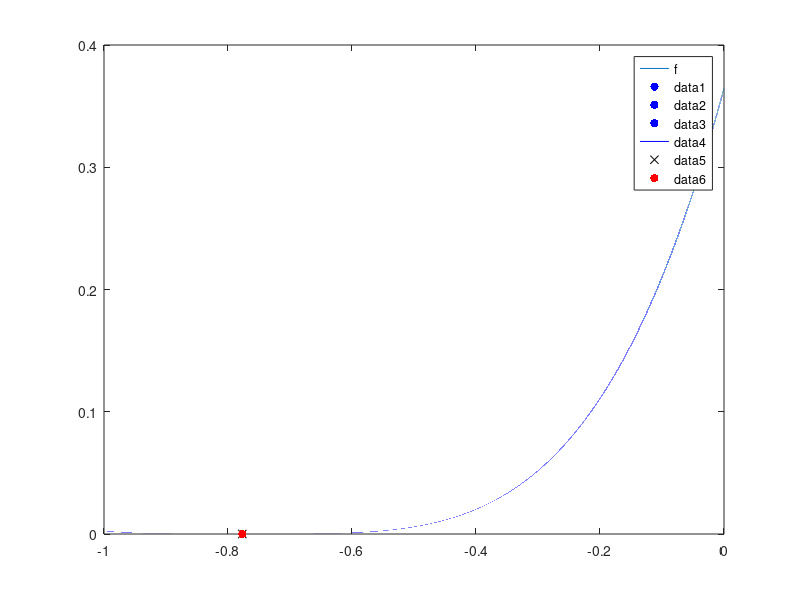

The MATLAB script that drew this image:
function lab_03()
    clc();
    warning("off");
    a = -1;
    b = 0;
    eps = 1e-6;

    debugFlag = true;
    delay = 0;

    fplot(@f, [a, b]);
    hold on;

    fprintf('Выбор изначальных точек x1, x2, x3 с помощью метода золотого сечения:\n\n');

    tau = (sqrt(5) - 1) / 2;
    l = b - a;

    x1 = b - tau * l;
    x2 = a + tau * l;
    f1 = f(x1);
    f2 = f(x2);
    N = 1;
    while true
        if debugFlag
            fprintf('N = %2d:   a = %.10f;   b = %.10f;\n', N, a, b);
            line([a b], [f(a) f(b)]);
            pause(delay);
        end

        if l > 2 * eps
            if f1 <= f2
                b = x2;
                fb = f2;
                l = b - a;

                x2 = x1;
                f2 = f1;

                x1 = b - tau * l;
                f1 = f(x1);

                if f1 >= f2
                    x3 = b;
                    f3 = fb;
                    break;
                end
            else
                a = x1;
                fa = f1;
                l = b - a;

                x1 = x2;
                f1 = f2;

                x2 = a + tau * l;
                f2 = f(x2);

                if f1 <= f2
                    x3 = x2;
                    f3 = f2;

                    x2 = x1;
                    f2 = f1;

                    x1 = a;
                    f1 = fa;
                    break;
                end
            end
        
            N = N + 1;
        else
            xStar = (a + b) / 2;
            fStar = f(xStar);

            N = N + 1;
            scatter(xStar, fStar, 'r', 'filled');
            fprintf('\nОтвет:   x* = %.10f;   f(x*) = %.10f.\n\n', xStar, fStar);
            return;
        end
    end

    N = N + 1;

    if debugFlag
        fprintf('N = %2d:   a = %.10f;   b = %.10f;\n\n', N, a, b);
        line([a b], [f(a) f(b)]);
        pause(delay);

        scatter(x1, f1, 'b', 'filled');
        scatter(x2, f2, 'b', 'filled');
        scatter(x3, f3, 'b', 'filled');
        line([x1 x3], [f1 f3], 'color', 'b');
        pause(delay);
    end

    fprintf('x1 = %.10f\nx2 = %.10f\nx3 = %.10f\n\n', x1, x2, x3);
    fprintf('Метод парабол:\n\n');

    a1 = (f2 - f1) ./ (x2 - x1);
    a2 = ((f3 - f1) ./ (x3 - x1) - (f2 - f1) ./ (x2 - x1)) ./ (x3 - x2);
    x_line = 1 / 2 .* (x1 + x2 - a1 ./ a2);
    f_line = f(x_line);
    if debugFlag
        plot(x_line, f_line, 'xk');
        pause(delay);
    end

    it = 1;
    while true 
        if it == 1 || abs(prev_x_line - x_line) > eps
            it = it + 1;

            if f_line > f2
                temp = f_line; 
                f_line = f2; 
                f2 = temp;

                temp = x_line; 
                x_line = x2; 
                x2 = temp;
            end
    
            if x_line > x2
                x1 = x2; 
                f1 = f2;
            else
                x3 = x2; 
                f3 = f2;
            end

            x2 = x_line; 
            f2 = f_line;
            
            if debugFlag
                hold off;
                fplot(@f, [-1, 0]);
                hold on;

                scatter(x1, f1, 'b', 'filled');
                scatter(x2, f2, 'b', 'filled');
                scatter(x3, f3, 'b', 'filled');
                line([x1 x3], [f1 f3], 'color', 'b');
                pause(delay);
            end

            prev_x_line = x_line;

            a1 = (f2 - f1) ./ (x2 - x1);
            a2 = ((f3 - f1) ./ (x3 - x1) - (f2 - f1) ./ (x2 - x1)) ./ (x3 - x2);
            x_line = 1 / 2 .* (x1 + x2 - a1 ./ a2);
            f_line = f(x_line);
            N = N + 1;

            if debugFlag
                fprintf('Для N = %2d:\n', N);
                fprintf('x1 = %.10f;   f1 = %.10f;\n', x1, f1);
                fprintf('x2 = %.10f;   f2 = %.10f;\n', x2, f2);
                fprintf('x3 = %.10f;   f3 = %.10f;\n', x3, f3);
                fprintf('Текущее приближение: x = %.10f, f(x) = %.10f\n\n', x_line, f_line);
                plot(x_line, f_line, 'xk');
                pause(delay);
            end
        else
            xStar = x_line;
            fStar = f_line;
            break;
        end
    end
    
    scatter(xStar, fStar, 'r', 'filled');
    fprintf('Ответ:   x* = %.10f;   f(x*) = %.10f.\n\n', xStar, fStar);
     xStar + 0.777
end
 
function y = f(x)
  y =(x+0.777).^4;  
%y = sin((power(x, 4) + 4 * power(x, 3)+8*power(x, 2) + 7 * x + 1)/sqrt(11)) - log10((4 * power(x, 5) - 4 * sqrt(10) * power(x, 4) + 8 * power(x, 3) + 5 * power(x, 2) - 5 * sqrt(10) * x + 9)/(power(x, 2) - sqrt(10) * x + 2)) - 1.0;
end
